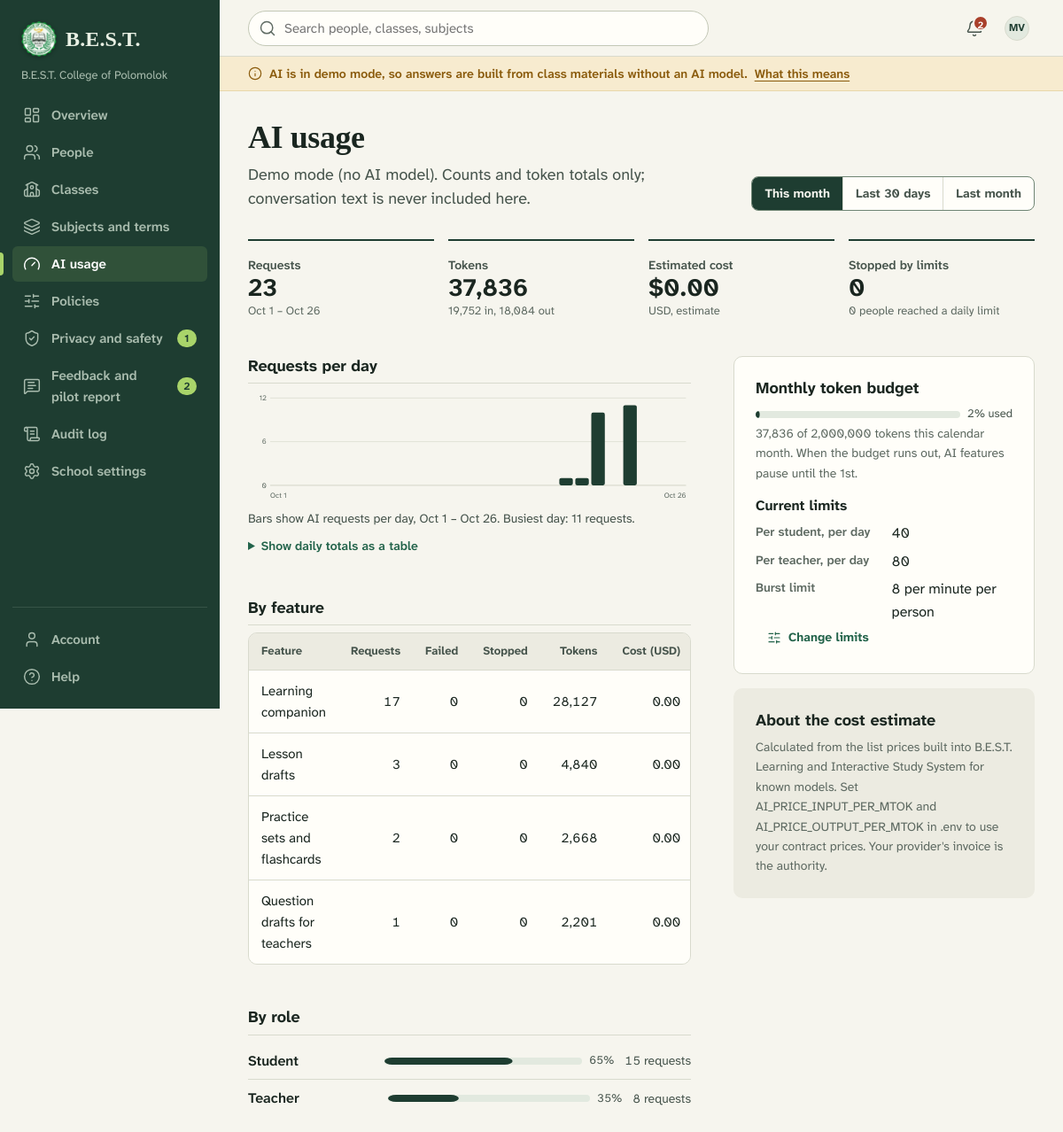
Screenshot of /public/admin/usage (signed in) with the database file from the repository.
### tables this page shows
CREATE TABLE users (
  id INT UNSIGNED NOT NULL AUTO_INCREMENT,
  organization_id INT UNSIGNED NOT NULL,
  role ENUM('admin','teacher','student') NOT NULL,
  status ENUM('invited','active','deactivated') NOT NULL DEFAULT 'invited',
  email VARCHAR(190) NOT NULL,
  password_hash VARCHAR(255) NULL,
  given_name VARCHAR(80) NOT NULL,
  family_name VARCHAR(80) NOT NULL,
  preferred_name VARCHAR(80) NULL,
  grade_level VARCHAR(40) NULL,
  avatar_path VARCHAR(255) NULL,
  language VARCHAR(8) NULL,
  timezone VARCHAR(64) NULL,
  preferences TEXT NULL,
  session_version INT UNSIGNED NOT NULL DEFAULT 1,
  is_demo TINYINT(1) NOT NULL DEFAULT 0,
  last_login_at DATETIME NULL,
  password_changed_at DATETIME NULL,
  deactivated_at DATETIME NULL,
  anonymized_at DATETIME NULL,
  created_at DATETIME NOT NULL DEFAULT CURRENT_TIMESTAMP,
  updated_at DATETIME NOT NULL DEFAULT CURRENT_TIMESTAMP,
  PRIMARY KEY (id),
  UNIQUE KEY uq_users_email (email),
  KEY idx_users_org_role (organization_id, role, status),
  KEY idx_users_org_name (organization_id, family_name, given_name),
  CONSTRAINT fk_users_org FOREIGN KEY (organization_id) REFERENCES organizations (id)
);

CREATE TABLE organizations (
  id INT UNSIGNED NOT NULL AUTO_INCREMENT,
  name VARCHAR(160) NOT NULL,
  short_name VARCHAR(60) NULL,
  slug VARCHAR(80) NOT NULL,
  logo_path VARCHAR(255) NULL,
  timezone VARCHAR(64) NOT NULL DEFAULT 'Asia/Manila',
  default_language VARCHAR(8) NOT NULL DEFAULT 'en',
  is_demo TINYINT(1) NOT NULL DEFAULT 0,
  created_at DATETIME NOT NULL DEFAULT CURRENT_TIMESTAMP,
  updated_at DATETIME NOT NULL DEFAULT CURRENT_TIMESTAMP,
  PRIMARY KEY (id),
  UNIQUE KEY uq_organizations_slug (slug)
);

### app/Views/admin/usage.php (the view, shortened to what the rows shown need)
<?php
$requests = (int) $totals['requests'];
$rangeLabel = \Sibol\Core\Dates::format($from->format('Y-m-d') . ' 12:00:00', 'date_short') . ' – ' . \Sibol\Core\Dates::format($to->format('Y-m-d') . ' 12:00:00', 'date_short');
$w = 720;
$h = 180;
$padL = 36;
$padR = 8;
$padT = 12;
$padB = 26;
$n = max(1, count($days));
$max = max(1, ...array_map(static fn ($d) => $d['requests'], $days ?: [['requests' => 0]]));
$nice = $max <= 4 ? 4 : (int) (ceil($max / 4) * 4);
$slot = ($w - $padL - $padR) / $n;
$barW = max(2, min(22, $slot - 2));
$y = static fn (float $v): float => $padT + ($h - $padT - $padB) * (1 - $v / $nice);
?>
<div class="page-head">
  <div class="page-head__text">
    <h1 class="page-title"><?= e(t('AI usage')) ?></h1>
  </div>
</div>
<dl class="stat-line" style="margin-bottom: 28px">
  <div class="stat"><dt class="stat__label"><?= e(t('Requests')) ?></dt><dd style="margin:0"><span class="stat__value"><?= number_format($requests) ?></span><span class="stat__note"><?= e($rangeLabel) ?></span></dd></div>
</dl>
<div class="layout-split">
  <div class="stack">
    <section class="section" aria-labelledby="daily-title">
      <div class="section__head"><h2 class="section__title" id="daily-title"><?= e(t('Requests per day')) ?></h2></div>
      <?php if ($requests === 0): ?>
        <p class="meta"><?= e(t('No AI requests in this period.')) ?></p>
      <?php else: ?>
        <figure style="margin:0">
          <svg class="chart" viewBox="0 0 <?= $w ?> <?= $h ?>" role="group" aria-labelledby="daily-desc">
            <?php foreach ([0, $nice / 2, $nice] as $g): ?>
              <line class="<?= $g == 0 ? 'axis' : 'grid' ?>" x1="<?= $padL ?>" x2="<?= $w - $padR ?>" y1="<?= round($y($g), 1) ?>" y2="<?= round($y($g), 1) ?>"/>
              <text x="<?= $padL - 6 ?>" y="<?= round($y($g), 1) + 4 ?>" text-anchor="end"><?= e(fmt_number($g)) ?></text>
            <?php endforeach; ?>
            <?php foreach ($days as $i => $d): $bx = $padL + $i * $slot + ($slot - $barW) / 2; $by = $y($d['requests']); $bh = max(0, $h - $padB - $by);
                $tip = fmt_date($d['day'] . ' 12:00:00', 'date') . ': ' . tp(':count request', ':count requests', $d['requests']) . ($d['stopped'] ? ', ' . t(':n stopped by limits', ['n' => $d['stopped']]) : ''); ?>
              <?php if ($d['requests'] > 0): ?><rect class="bar" x="<?= round($bx, 1) ?>" y="<?= round($by, 1) ?>" width="<?= round($barW, 1) ?>" height="<?= round($bh, 1) ?>" rx="<?= $barW >= 8 ? 3 : 1 ?>"/><?php endif; ?>
              <rect class="hit" x="<?= round($padL + $i * $slot, 1) ?>" y="<?= $padT ?>" width="<?= round(max($slot, 1), 1) ?>" height="<?= $h - $padT - $padB ?>" tabindex="0" role="img" aria-label="<?= e($tip) ?>" data-tip="<?= e($tip) ?>"/>
            <?php endforeach; ?>
            <text x="<?= $padL ?>" y="<?= $h - 6 ?>"><?= e(fmt_date($days[0]['day'] . ' 12:00:00', 'date_short')) ?></text>
            <text x="<?= $w - $padR ?>" y="<?= $h - 6 ?>" text-anchor="end"><?= e(fmt_date($days[count($days) - 1]['day'] . ' 12:00:00', 'date_short')) ?></text>
          </svg>
          <figcaption class="chart-summary" id="daily-desc"><?= e(t('Bars show AI requests per day, :range. Busiest day: :max requests.', ['range' => $rangeLabel, 'max' => $max])) ?></figcaption>
        </figure>
        <details class="how chart-table">
          <summary><?= e(t('Show daily totals as a table')) ?></summary>
        </details>
      <?php endif; ?>
    </section>
    <section class="section" aria-labelledby="feat-title">
      <div class="section__head"><h2 class="section__title" id="feat-title"><?= e(t('By feature')) ?></h2></div>
      <?php if (!$byFeature): ?><p class="meta"><?= e(t('No AI requests in this period.')) ?></p><?php else: ?>
        <div class="table-frame"><table class="table table--stack">
          <thead><tr><th scope="col"><?= e(t('Feature')) ?></th><th scope="col" class="num"><?= e(t('Requests')) ?></th><th scope="col" class="num"><?= e(t('Failed')) ?></th><th scope="col" class="num"><?= e(t('Stopped')) ?></th><th scope="col" class="num"><?= e(t('Tokens')) ?></th><th scope="col" class="num"><?= e(t('Cost (USD)')) ?></th></tr></thead>
        </table></div>
      <?php endif; ?>
    </section>
    <section class="section" aria-labelledby="role-title">
      <div class="section__head"><h2 class="section__title" id="role-title"><?= e(t('By role')) ?></h2></div>
    </section>
  </div>
  <aside class="stack">
    <section class="panel" aria-labelledby="budget-title">
      <h2 class="panel__title" id="budget-title"><?= e(t('Monthly token budget')) ?></h2>
    </section>
    <section class="panel panel--sunken">
      <h2 class="panel__title"><?= e(t('About the cost estimate')) ?></h2>
    </section>
  </aside>
</div>

### app/Views/layouts/app.php (shortened to what the rows shown need)
<?php
$user = auth_user();
$htmlClass = [];
$schoolLogo = $user && !empty($user['org_logo_path']) ? url('/school-logo') : null;
$aiDemo = Config::get('ai.provider', 'demo') === 'demo';
?><!doctype html>
<html lang="<?= e(Translator::locale() === 'fil' ? 'fil' : 'en') ?>" class="<?= e(implode(' ', $htmlClass)) ?>">
<head>
  <link rel="stylesheet" href="<?= e(asset('css/app.css')) ?>">
</head>
<body class="<?= e(trim(($page_class ?? '') . ($aiDemo ? ' has-demo-band' : ''))) ?>" data-role="<?= e($user['role'] ?? '') ?>" data-i18n="<?= json_attr(ScriptStrings::common()) ?>"<?php if (!empty($katex)): ?> data-katex-css="<?= e(asset('vendor/katex/katex.min.css')) ?>" data-katex-js="<?= e(asset('vendor/katex/katex.min.js')) ?>" data-katex-render="<?= e(asset('vendor/katex/auto-render.min.js')) ?>"<?php endif; ?>>
<div class="shell">
  <aside class="spine" id="spine" aria-label="<?= e(t('Main navigation')) ?>">
    <a class="brand" href="<?= e(url(home_path())) ?>">
      <?= partial('seal', ['size' => 40, 'class' => 'brand__mark', 'logo' => $schoolLogo]) ?>
      <span class="brand__name"><?= e(Config::get('app.short_name', 'B.E.S.T.')) ?></span>
    </a>
    <?php if ($user): ?>
      <p class="spine__school"><?= e($user['org_name']) ?></p>
    <?php endif; ?>
    <nav aria-label="<?= e(t('Main')) ?>">
      <ul class="nav">
      </ul>
    </nav>
    <div class="spine__foot">
      <ul class="nav">
      </ul>
    </div>
  </aside>
  <div class="workspace">
    <header class="topbar">
      <form class="topbar__search" role="search" action="<?= e(url('/search')) ?>" method="get" id="global-search">
        <input id="global-search-input" type="search" name="q" value="<?= e((string) ($_GET['q'] ?? '')) ?>"
               placeholder="<?= e($user && $user['role'] === 'admin' ? t('Search people, classes, subjects') : t('Search classes, work and materials')) ?>" autocomplete="off">
      </form>
      <div class="topbar__actions">
        <details class="menu" data-menu>
          <summary class="icon-btn" aria-label="<?= e(t('Account menu')) ?>">
            <?= partial('avatar', ['person' => $user, 'size' => 'sm']) ?>
          </summary>
        </details>
      </div>
    </header>
    <main class="main" id="main" tabindex="-1">
      <?= $content ?>
    </main>
  </div>
</div>
</body>
</html>

### app/Views/partials/avatar.php
<?php
$size = $size ?? '';
$class = 'avatar' . ($size ? ' avatar--' . $size : '');
?>
<span class="<?= e($class) ?>" aria-hidden="true"><?php if (!empty($person['avatar_path']) && !empty($person['id'])): ?><img src="<?= e(url('/avatars/' . (int) $person['id'])) ?>" alt=""><?php else: ?><?= e(initials($person)) ?><?php endif; ?></span>

### rows the page displays
users: organization.short_name "B.E.S.T.", organization.name "B.E.S.T. College of Polomolok", q "Search people, classes, subjects", initials($person) "MV", timezone.timezone "Oct 1 – Oct 26", timezone.timezone "Oct 1", timezone.timezone "Oct 26"

### other values shown
$item['label'] "Overview"
$item['label'] "People"
$item['label'] "Classes"
$item['label'] "Subjects and terms"
$item['label'] "AI usage"
$item['label'] "Policies"
$item['label'] "Privacy and safety"
$item['count'] "1"
$item['label'] "Feedback and pilot report"
$item['count'] "2"
$item['label'] "Audit log"
$item['label'] "School settings"
$item['label'] "Account"
$item['label'] "Help"
$unread "2"
